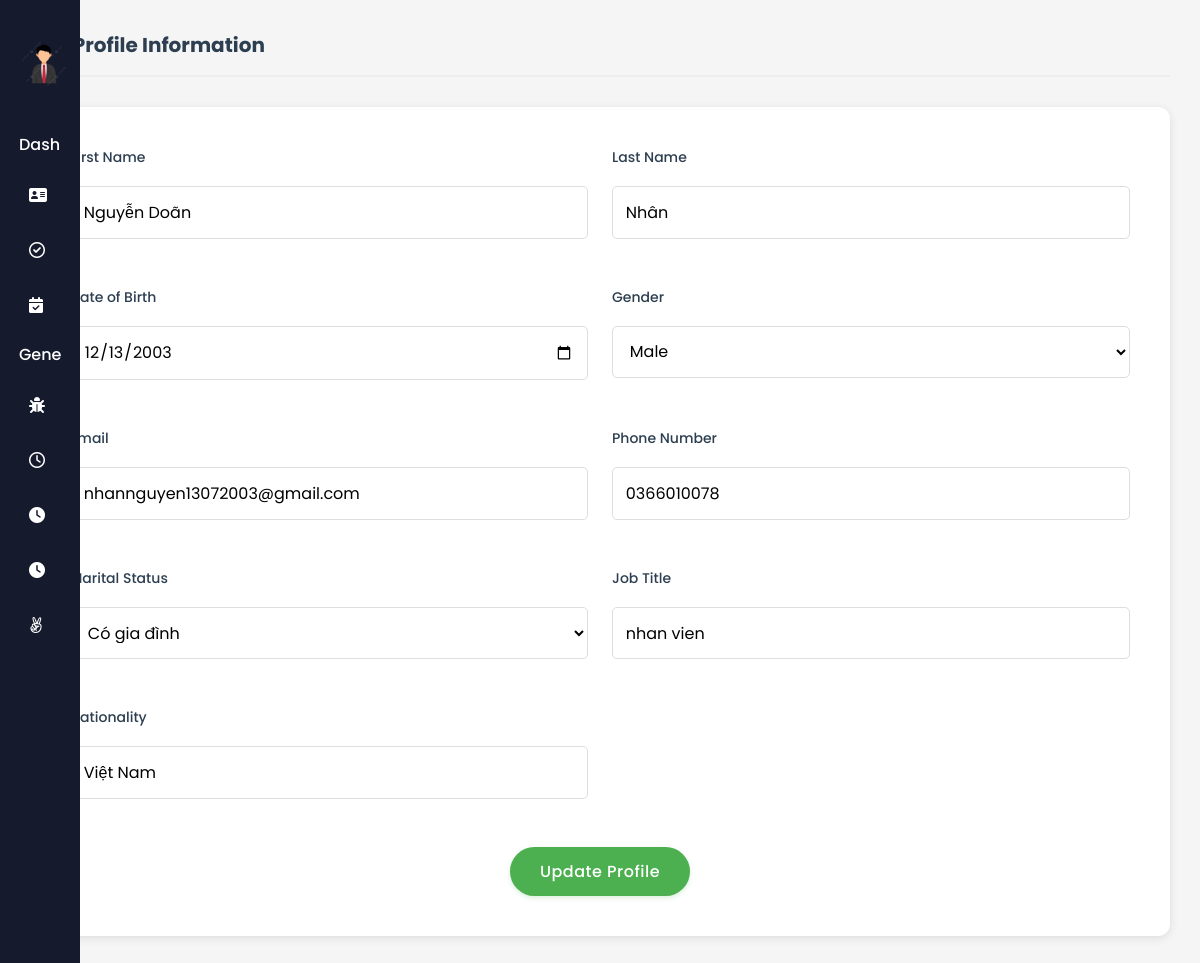
The page /index.php?action=editProfile (signed in) on the database its author committed.
### tables this page shows
CREATE TABLE `employee` (
  `EmployeeID` int(11) NOT NULL,
  `Username` varchar(50) NOT NULL,
  `Password` varchar(100) NOT NULL,
  `FirstName` varchar(50) DEFAULT NULL,
  `LastName` varchar(50) DEFAULT NULL,
  `DateOfBirth` date DEFAULT NULL,
  `Gender` enum('male','female','other') DEFAULT NULL,
  `IdentityNumber` varchar(20) DEFAULT NULL,
  `IdentityIssuedDate` date DEFAULT NULL,
  `IdentityIssuedPlace` varchar(100) DEFAULT NULL,
  `Email` varchar(100) DEFAULT NULL,
  `PhoneNumber` varchar(20) DEFAULT NULL,
  `MaritalStatus` enum('Có gia đình','Độc thân') DEFAULT NULL,
  `Hometown` varchar(100) DEFAULT NULL,
  `PlaceOfBirth` varchar(100) DEFAULT NULL,
  `Nationality` varchar(50) DEFAULT NULL,
  `Role` enum('giam doc','nhan vien','ke toan','admin') DEFAULT NULL,
  `BaseSalary` decimal(15,2) NOT NULL DEFAULT 0.00
);

### controllers/UserController.php (called while the page is built, shortened)
<?php
require_once 'models/UserModel.php';
class UserController {
    private $userModel;
    public function __construct($pdo) {
        $this->userModel = new UserModel($pdo);
    }
    public function editProfile() {
        $employeeID = $_SESSION['id'];
        $userInfo = $this->userModel->getUserInfo($employeeID);
        include 'views/editProfile.php';
    }
}
?>

### models/UserModel.php (called while the page is built, shortened)
<?php
class UserModel {
    protected $pdo;
    public function __construct($pdo) {
        $this->pdo = $pdo;
    }
    public function getUserInfo($employeeID) {
        $sql = "SELECT * FROM employee WHERE EmployeeID = :employeeID";
        $stmt = $this->pdo->prepare($sql);
        $stmt->bindParam(':employeeID', $employeeID);
        $stmt->execute();
        return $stmt->fetch(PDO::FETCH_ASSOC);
    }
}
?>

### views/editProfile.php (the view, shortened to what this page needs)
<!DOCTYPE html>
<html lang="en">
<head>
    <link rel="stylesheet" href="assets/css/employee.css" />
    <link rel="stylesheet" href="assets/css/editProfile.css">
    <link
      rel="stylesheet"
      href="https://cdnjs.cloudflare.com/ajax/libs/font-awesome/6.0.0-beta3/css/all.min.css"
    />
</head>
<body>
            <?php
                if ($_SESSION['role'] === 'nhan vien') {
                    include 'views/layouts/sidebar.php';
                } else if ($_SESSION['role'] === 'giam doc') {
                    include 'views/layouts/sidebar_director.php';
                } else {
                    include 'views/layouts/sidebar_accountant.php';
                }
        ?>
    <div class="main-content">
    <h2>Edit Profile Information</h2>
    <form method="POST" action="index.php?action=update_Profile" class="personal-info-form">
        <div class="form-row">
        <div class="form-group">
            <label for="first-name">First Name</label>
            <input type="text" id="first-name" name="FirstName" value="<?php echo htmlspecialchars($userInfo['FirstName']); ?>" required>
        </div>
        <div class="form-group">
            <label for="last-name">Last Name</label>
            <input type="text" id="last-name" name="LastName" value="<?php echo htmlspecialchars($userInfo['LastName']); ?>" required>
        </div>
        </div>
        <div class="form-row">
        <div class="form-group">
            <label for="dob">Date of Birth</label>
            <input type="date" id="dob" name="DateOfBirth" value="<?php echo htmlspecialchars($userInfo['DateOfBirth']); ?>" required>
        </div>
        <div class="form-group">
            <label for="gender">Gender</label>
            <select id="gender" name="Gender" required>
            <option value="male" <?php echo ($userInfo['Gender'] == 'male') ? 'selected' : ''; ?>>Male</option>
            </select>
        </div>
        </div>
        <div class="form-row">
        <div class="form-group">
            <label for="email">Email</label>
            <input type="email" id="email" name="Email" value="<?php echo htmlspecialchars($userInfo['Email']); ?>" required>
        </div>
        <div class="form-group">
            <label for="phone">Phone Number</label>
            <input type="tel" id="phone" name="PhoneNumber" pattern="^[0-9]{10}$" title="Phone number must be 10 digits"  value="<?php echo htmlspecialchars($userInfo['PhoneNumber']); ?>" required>
        </div>
        </div>
        <div class="form-row">
        <div class="form-group">
            <label for="marital-status">Marital Status</label>
            <select id="marital-status" name="MaritalStatus" required>
            <option value="Có gia đình" <?php echo ($userInfo['MaritalStatus'] == 'Có gia đình') ? 'selected' : ''; ?>>Có gia đình</option>
            </select>
        </div>
        <div class="form-group">
            <label for="role">Job Title</label>
            <input type="text" id="role" name="Role" value="<?php echo htmlspecialchars($userInfo['Role']); ?>" readonly>
        </div>
        </div>
        <div class="form-row">
        <div class="form-group">
            <label for="nationality">Nationality</label>
            <input type="text" id="nationality" name="Nationality" value="<?php echo htmlspecialchars($userInfo['Nationality']); ?>" required>
        </div>
        </div>
        <button type="submit" class="update-button">Update Profile</button>
    </form>
    </div>
</body>
</html>

### assets/css/employee.css (style rules this page uses)
* { margin: 0; padding: 0; box-sizing: border-box; font-family: "Poppins", sans-serif; }
body { min-height: 100vh; background: #f0f4ff; font-family: Arial, sans-serif; margin: 0; padding: 0; background-color: #f5f5f5; }
.main-content { padding: 30px; max-width: 1200px; margin: 0 auto; }
.personal-info-form { background: white; padding: 40px; border-radius: 12px; box-shadow: 0 2px 10px rgba(0, 0, 0, 0.1); }
h2 { color: #2c3e50; font-size: 20px; margin-bottom: 30px; padding-bottom: 15px; border-bottom: 2px solid #eee; }
.form-row { display: grid; grid-template-columns: repeat(3, 1fr); gap: 30px; margin-bottom: 30px; }
.form-group { display: flex; flex-direction: column; gap: 10px; }
.form-group label { font-weight: 500; color: #4a5568; font-size: 14px; }
.form-group input, .form-group select { width: 100%; padding: 12px 15px; border: 1px solid #e2e8f0; border-radius: 8px; font-size: 14px; transition: all 0.3s ease; background-color: #f8fafc; }
.form-group { margin-bottom: 1.5rem; }
.form-group label { display: flex; align-items: center; gap: 0.5rem; margin-bottom: 0.5rem; color: #2c3e50; }
.form-group input[type="date"], .form-group textarea { width: 100%; padding: 0.8rem; border: 1px solid #ddd; border-radius: 5px; font-size: 1rem; }
.form-row { display: grid; grid-template-columns: repeat(2, 1fr); gap: 1.5rem; margin-bottom: 1.5rem; }
.form-group input, .form-group select, .form-group textarea { width: 100%; padding: 0.8rem; border: 1px solid #ddd; border-radius: 5px; font-size: 1rem; background: #fff; }
.form-group input, .form-group select, .form-group textarea { width: 100%; padding: 0.8rem; border: 1px solid #ddd; border-radius: 5px; font-size: 1rem; }

### assets/css/editProfile.css (style rules this page uses)
.update-button { background-color: #4CAF50; color: white; padding: 12px 30px; border: none; border-radius: 25px; font-size: 16px; font-weight: 500; cursor: pointer; transition: all 0.3s ease; box-shadow: 0 2px 5px rgba(76, 175, 80, 0.2); margin-top: 20px; display: block; margin-left: auto; margin-right: auto; letter-spacing: 0.5px; }

### assets/css/sidebar.css (style rules this page uses)
* { margin: 0; padding: 0; box-sizing: border-box; font-family: "Poppins", sans-serif; }
body { min-height: 100vh; background: #f0f4ff; font-family: Arial, sans-serif; margin: 0; padding: 0; background-color: #f5f5f5; }

### rows shown on the page
employee: FirstName "Nguyễn Doãn", LastName "Nhân", DateOfBirth "12/13/2003", Gender "Male", Email "nhannguyen13072003@gmail.com", PhoneNumber "0366010078", MaritalStatus "Có gia đình", Role "nhan vien", Nationality "Việt Nam"
